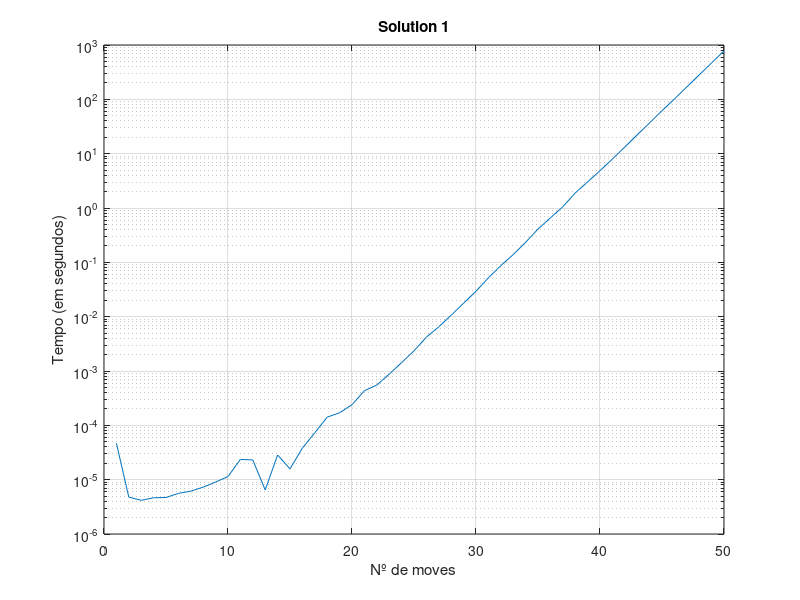
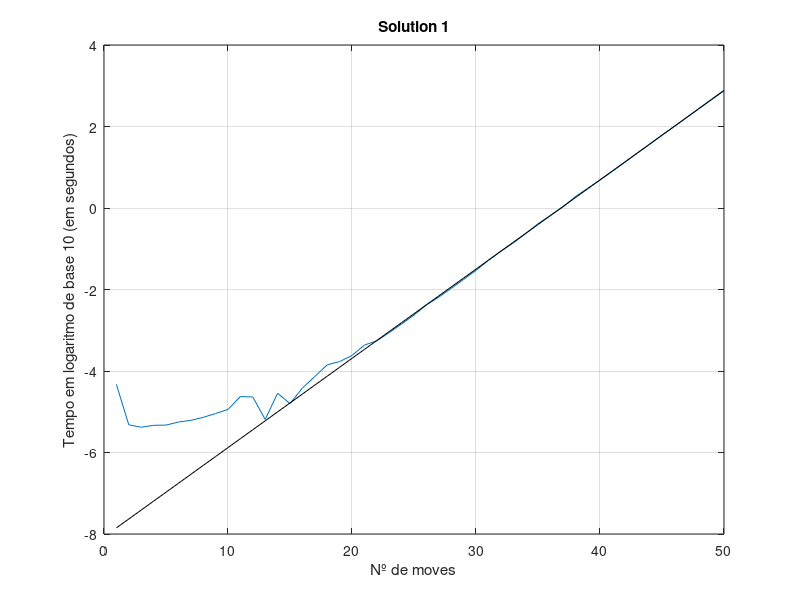

Write MATLAB code to recreate these figures, in order.
A = load("data_solution1.txt");

n = A(:,1);
t = A(:,4);

plot(n,t)
grid on;

semilogy(n,t);
title("Solution 1")
xlabel("Nº de moves")
ylabel("Tempo (em segundos)")
grid;
figure
plot(n,log10(t))

t_log = log10(t); % serve para por o eixo dos yy sem x10

N = [n(20:end) 1+0*n(20:end)]; % é onde começa a estabilizar
Coefs = pinv(N)*t_log(20:end);

hold on
grid;
Ntotal = [n n*0+1];
plot(n,Ntotal*Coefs, 'k');
title("Solution 1")
xlabel("Nº de moves")
ylabel("Tempo em logaritmo de base 10 (em segundos)")

t800_log = [800 1] * Coefs; % obter o valor para 800
t800 = 10^t800_log / 3600 / 24 / 365 % valor em dias